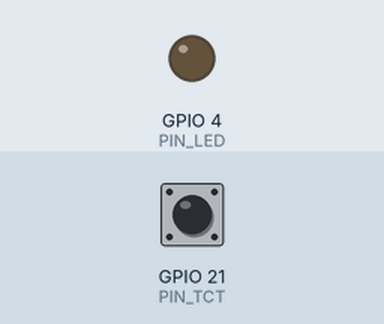
This program was run on a simulated Raspberry Pi (BCM pin numbers). Parts: output pins drawn as LEDs (lit = HIGH). The inputs (shaded band) are chosen by the test bench; at power-on: GPIO 21 (PIN_TCT) LOW.

Above: at 1.2 s.
1.3 s: GPIO 21 (PIN_TCT) pulled HIGH for 0.15 s
At 1.4 s:
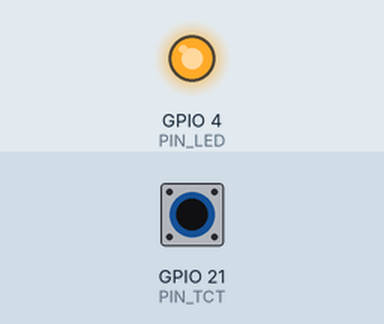
3.0 s: GPIO 21 (PIN_TCT) pulled HIGH for 3.2 s
At 6.6 s:
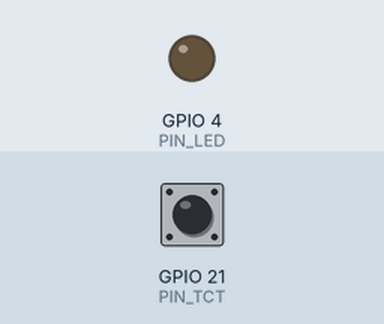
Timing chart, 0 to 8.1 s (numbered marks = the images above; inputs shaded):
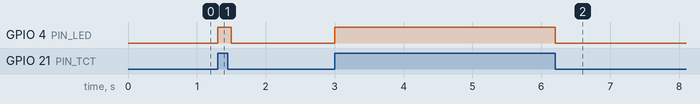

The program:

02_Polling.py
```python
# coding: utf_8

import RPi.GPIO as GPIO
import time

# GPIOの設定
GPIO.setmode(GPIO.BCM)
PIN_LED = 4
GPIO.setup(PIN_LED, GPIO.OUT)
PIN_TCT = 21
GPIO.setup(PIN_TCT, GPIO.IN, pull_up_down=GPIO.PUD_DOWN)

# 無限ループ
while True:
    if GPIO.input(PIN_TCT) == GPIO.HIGH:
        # タクトスイッチONの場合
        GPIO.output(PIN_LED, GPIO.HIGH)
    else:
        # タクトスイッチOFFの場合
        GPIO.output(PIN_LED, GPIO.LOW)
    time.sleep(0.1)

# GPIOの解放
GPIO.cleanup()
```

Measured:
- after the input at 1.3 s, GPIO 4 (PIN_LED): LOW → HIGH at once, → LOW 0.20 s later
- after the input at 3.0 s, GPIO 4 (PIN_LED): LOW → HIGH at once, → LOW 3.2 s later
